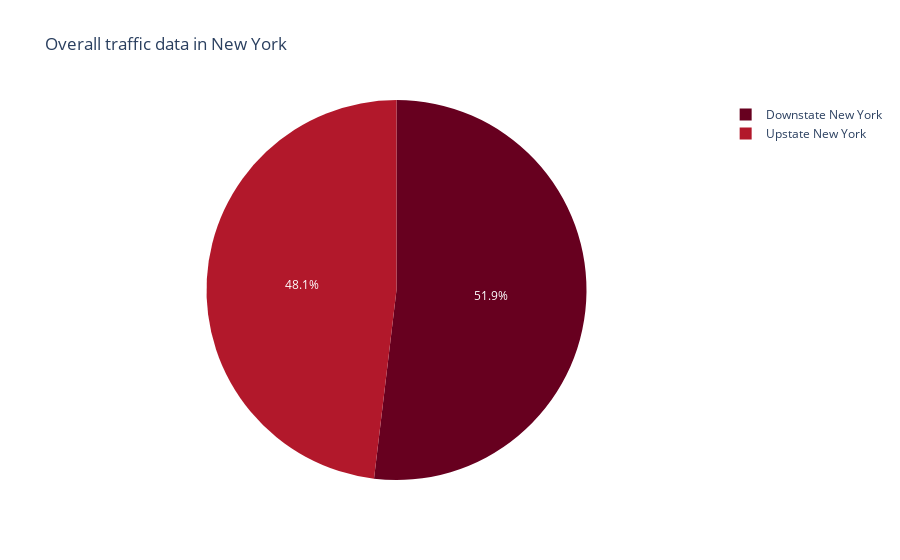
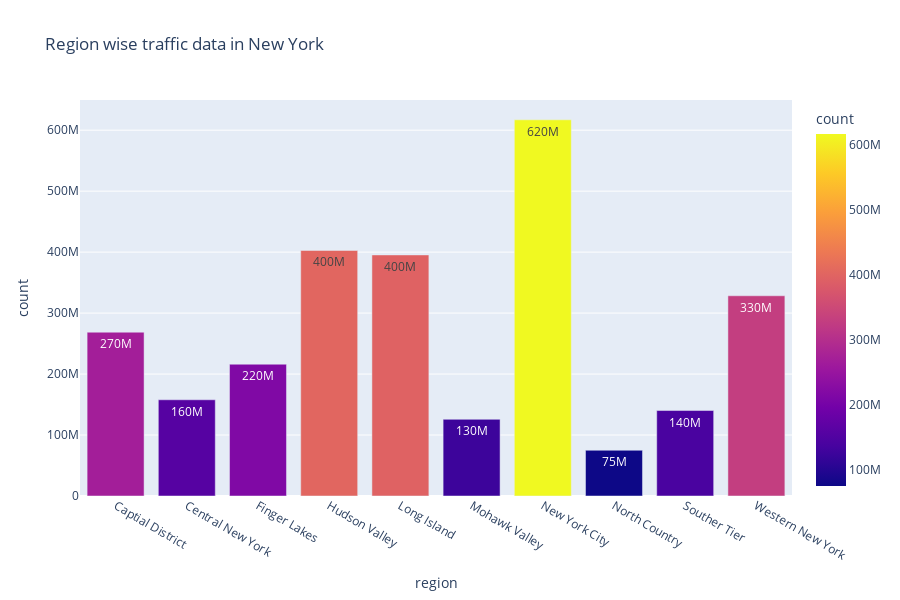

Source (notebook cell) for these figures, in order:
### Code cell
import plotly.express as px

#pie chart
state_pie_chart = px.pie(ny_traffic_consolidated, values='count', names='state', title="Overall traffic data in New York",color_discrete_sequence=px.colors.sequential.RdBu)
state_pie_chart.show()

#bar chart
regions_bar_chart = px.bar(ny_traffic_consolidated, x='region', y='count', color='count', 
                           text_auto='0.2s', title="Region wise traffic data in New York", height=600)
regions_bar_chart.show()

### Figure 1 — Plotly figure (JSON) as saved in the notebook; plotly's stock layout.template omitted (floating-point values rounded to 4 significant figures)
{"data": [{"domain": {"x": [0, 1], "y": [0, 1]}, "hovertemplate": "state=%{label}<br>count=%{value}<extra></extra>", "labels": ["Upstate New York", "Upstate New York", "Upstate New York", "Downstate New York", "Downstate New York", "Upstate New York", "Downstate New York", "Upstate New York", "Upstate New York", "Upstate New York"], "legendgroup": "", "name": "", "showlegend": true, "type": "pie", "values": [268683134, 157820222, 216161288, 402750457, 395382950, 125791818, 617020350, 75024942, 140191170, 328381043]}], "layout": {"legend": {"tracegroupgap": 0}, "piecolorway": ["rgb(103,0,31)", "rgb(178,24,43)", "rgb(214,96,77)", "rgb(244,165,130)", "rgb(253,219,199)", "rgb(247,247,247)", "rgb(209,229,240)", "rgb(146,197,222)", "rgb(67,147,195)", "rgb(33,102,172)", "rgb(5,48,97)"], "title": {"text": "Overall traffic data in New York"}}}

### Figure 2 — Plotly figure (JSON) as saved in the notebook; plotly's stock layout.template omitted (floating-point values rounded to 4 significant figures)
{"data": [{"alignmentgroup": "True", "hovertemplate": "region=%{x}<br>count=%{marker.color}<extra></extra>", "legendgroup": "", "marker": {"color": [268683134, 157820222, 216161288, 402750457, 395382950, 125791818, 617020350, 75024942, 140191170, 328381043], "coloraxis": "coloraxis", "pattern": {"shape": ""}}, "name": "", "offsetgroup": "", "orientation": "v", "showlegend": false, "textposition": "auto", "texttemplate": "%{y:0.2s}", "type": "bar", "x": ["Captial District", "Central New York", "Finger Lakes", "Hudson Valley", "Long Island", "Mohawk Valley", "New York City", "North Country", "Souther Tier", "Western New York"], "xaxis": "x", "y": [268683134, 157820222, 216161288, 402750457, 395382950, 125791818, 617020350, 75024942, 140191170, 328381043], "yaxis": "y"}], "layout": {"barmode": "relative", "coloraxis": {"colorbar": {"title": {"text": "count"}}, "colorscale": [[0, "#0d0887"], [0.1111, "#46039f"], [0.2222, "#7201a8"], [0.3333, "#9c179e"], [0.4444, "#bd3786"], [0.5556, "#d8576b"], [0.6667, "#ed7953"], [0.7778, "#fb9f3a"], [0.8889, "#fdca26"], [1, "#f0f921"]]}, "height": 600, "legend": {"tracegroupgap": 0}, "title": {"text": "Region wise traffic data in New York"}, "xaxis": {"anchor": "y", "domain": [0, 1], "title": {"text": "region"}}, "yaxis": {"anchor": "x", "domain": [0, 1], "title": {"text": "count"}}}}
